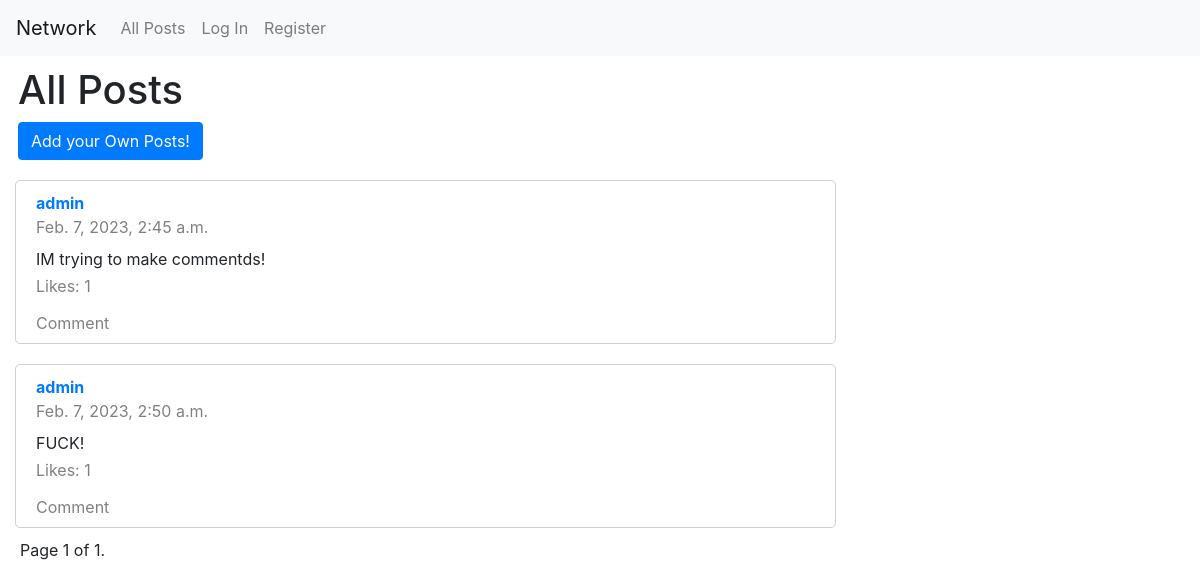
Before: / with the older database file.
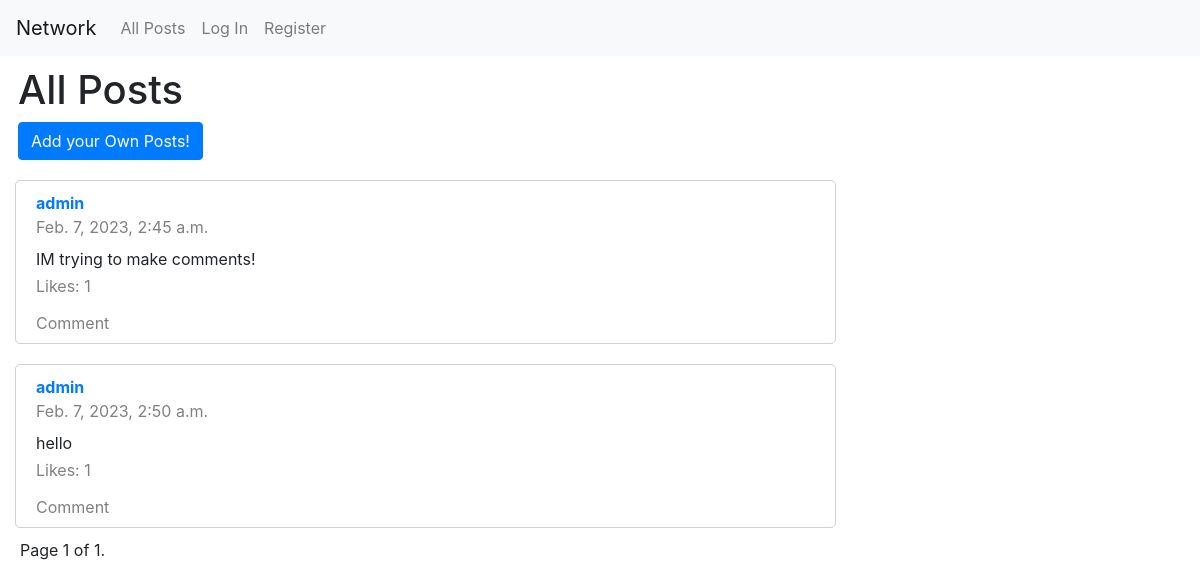
After: the same page with the newer database file.
### network/models.py (models this page shows, shortened)
class Post(models.Model):
    user = models.ForeignKey(User, on_delete=models.CASCADE, related_name="poster")
    timestamp = models.DateTimeField(auto_now_add=True)
    post_text = models.TextField(blank=True)
    likes = models.IntegerField(default=0)
    liked_by = models.ManyToManyField(User, related_name='liked_posts')
    comment = models.ManyToManyField('Comment', related_name='commented')

class User(AbstractUser):
    follower_amount = models.IntegerField(default=0)
    followers = models.ManyToManyField('self', symmetrical=False, related_name='following')
    following_amount = models.IntegerField(default=0)
    def __str__(self):
        return self.username

### network/views.py (the view)
# urls.py: path("", views.index, name="index"),
def index(request):
    posts = Post.objects.all();
    paginator = Paginator(posts, 10)
    page_number = request.GET.get('page')
    page_obj = paginator.get_page(page_number)
    return render(request, "network/index.html", {
        "page_obj": page_obj
    })

### network/templates/network/index.html (shortened to what this page needs)
{% extends "network/layout.html" %}
{% load static %}
{% block body %}
    <div id = "create-button" class="post_page" style="margin-left: 18px">
        <h1 >All Posts</h1>
        <button id = "create-post" class="btn btn-primary">Add your Own Posts!</button>
    </div>
    <div id = 'post-view' class="post_page">
        {% for post in page_obj%}
        <div class = "post_box font-control" style="margin-top: 20px; margin-right: 30%;" id = 'post_display'>
            <a class="inside_post" href="{% url 'profile' name=post.user %}" style="font-weight: bold; margin-top: 10px;">{{ post.user }}</a>
            <label class="gray_items inside_post"> {{ post.timestamp }}</label>
            <label class="inside_post"> {{ post.post_text }}</label>
            <div>
                <label style="position: relative; top: -5px;" class="gray_items inside_post" id="like_counter" > Likes: {{ post.likes }}</label>
            </div>
            <label style="width: 80px;" class="gray_items inside_post" data-comment-post-id="{{ post.id }}" id="post-comment-button">Comment</label>
        </div>
        {% endfor %}
    </div>
    <div class="pagination inside_post">
        <span class="step-links">
            <span class="current">
                Page {{ page_obj.number }} of {{ page_obj.paginator.num_pages }}.
            </span>
        </span>
    </div>
{% endblock %}

### network/templates/network/layout.html (shortened to what this page needs)
{% load static %}
<!DOCTYPE html>
<html lang="en">
    <head>
        <link rel="stylesheet" href="https://stackpath.bootstrapcdn.com/bootstrap/4.4.1/css/bootstrap.min.css">
        <link href="{% static 'network/styles.css' %}" rel="stylesheet">
    </head>
    <body>
        <nav class="navbar navbar-expand-lg navbar-light bg-light">
            <a class="navbar-brand" href="#">Network</a>
            <div>
              <ul class="navbar-nav mr-auto">
                <li class="nav-item">
                  <a class="nav-link" href="{% url 'index' %}">All Posts</a>
                </li>
                {% if user.is_authenticated %}
                    <li class="nav-item">
                        <a class="nav-link" href="{% url 'following_post' %}">Following</a>
                    </li>
                    <li class="nav-item">
                        <a class="nav-link" href="{% url 'logout' %}">Log Out</a>
                    </li>
                {% else %}
                    <li class="nav-item">
                        <a class="nav-link" href="{% url 'login' %}">Log In</a>
                    </li>
                    <li class="nav-item">
                        <a class="nav-link" href="{% url 'register' %}">Register</a>
                    </li>
                {% endif %}
              </ul>
            </div>
          </nav>
        <div class="body">
            {% block body %}
            {% endblock %}
        </div>
    </body>
</html>

### network/static/network/styles.css (style rules this page uses)
.post_page { margin: 10px; }
.post_box { border: 1px solid rgba(26, 25, 25, 0.2); display: flex; flex-direction: column; margin-left: 5px; border-radius: 5px; }
.inside_post { margin-left: 20px; }
.gray_items { color: gray; }
#post-comment-button { cursor: pointer; }

Changed rows visible on the page:
changed Post: post_text "IM trying to make commentds!" → "IM trying to make comments!"
changed Post: post_text "FUCK!" → "hello"
